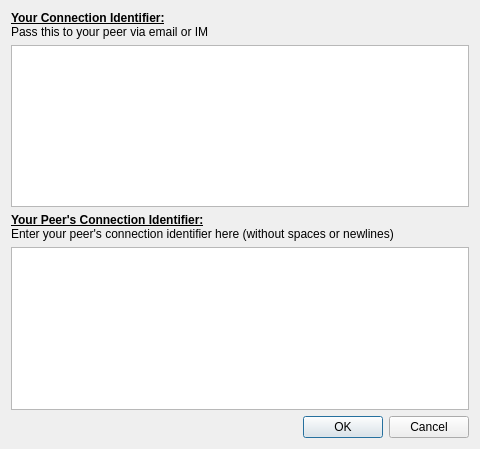
<?xml version="1.0" encoding="UTF-8"?>
<ui version="4.0">
 <class>NiceConnectionDialog</class>
 <widget class="QDialog" name="NiceConnectionDialog">
  <property name="geometry">
   <rect>
    <x>0</x>
    <y>0</y>
    <width>480</width>
    <height>449</height>
   </rect>
  </property>
  <property name="windowTitle">
   <string>Connection Dialog</string>
  </property>
  <layout class="QVBoxLayout" name="verticalLayout">
   <item>
    <widget class="QLabel" name="label">
     <property name="text">
      <string>&lt;html&gt;&lt;head/&gt;&lt;body&gt;&lt;p&gt;&lt;span style=&quot; font-weight:600; text-decoration: underline;&quot;&gt;Your Connection Identifier:&lt;/span&gt;&lt;span style=&quot; text-decoration: underline;&quot;&gt;&lt;br/&gt;&lt;/span&gt;Pass this to your peer via email or IM&lt;/p&gt;&lt;/body&gt;&lt;/html&gt;</string>
     </property>
     <property name="alignment">
      <set>Qt::AlignLeading|Qt::AlignLeft|Qt::AlignTop</set>
     </property>
    </widget>
   </item>
   <item>
    <widget class="QPlainTextEdit" name="selfID">
     <property name="readOnly">
      <bool>true</bool>
     </property>
    </widget>
   </item>
   <item>
    <widget class="QLabel" name="label_2">
     <property name="text">
      <string>&lt;html&gt;&lt;head/&gt;&lt;body&gt;&lt;p&gt;&lt;span style=&quot; font-weight:600; text-decoration: underline;&quot;&gt;Your Peer's Connection Identifier:&lt;/span&gt;&lt;span style=&quot; text-decoration: underline;&quot;&gt;&lt;br/&gt;&lt;/span&gt;Enter your peer's connection identifier here (without spaces or newlines)&lt;/p&gt;&lt;/body&gt;&lt;/html&gt;</string>
     </property>
     <property name="alignment">
      <set>Qt::AlignLeading|Qt::AlignLeft|Qt::AlignTop</set>
     </property>
    </widget>
   </item>
   <item>
    <widget class="QPlainTextEdit" name="peerID"/>
   </item>
   <item>
    <widget class="QDialogButtonBox" name="buttonBox">
     <property name="orientation">
      <enum>Qt::Horizontal</enum>
     </property>
     <property name="standardButtons">
      <set>QDialogButtonBox::Cancel|QDialogButtonBox::Ok</set>
     </property>
    </widget>
   </item>
  </layout>
 </widget>
 <resources/>
 <connections>
  <connection>
   <sender>buttonBox</sender>
   <signal>accepted()</signal>
   <receiver>NiceConnectionDialog</receiver>
   <slot>accept()</slot>
   <hints>
    <hint type="sourcelabel">
     <x>248</x>
     <y>254</y>
    </hint>
    <hint type="destinationlabel">
     <x>157</x>
     <y>274</y>
    </hint>
   </hints>
  </connection>
  <connection>
   <sender>buttonBox</sender>
   <signal>rejected()</signal>
   <receiver>NiceConnectionDialog</receiver>
   <slot>reject()</slot>
   <hints>
    <hint type="sourcelabel">
     <x>316</x>
     <y>260</y>
    </hint>
    <hint type="destinationlabel">
     <x>286</x>
     <y>274</y>
    </hint>
   </hints>
  </connection>
 </connections>
</ui>
